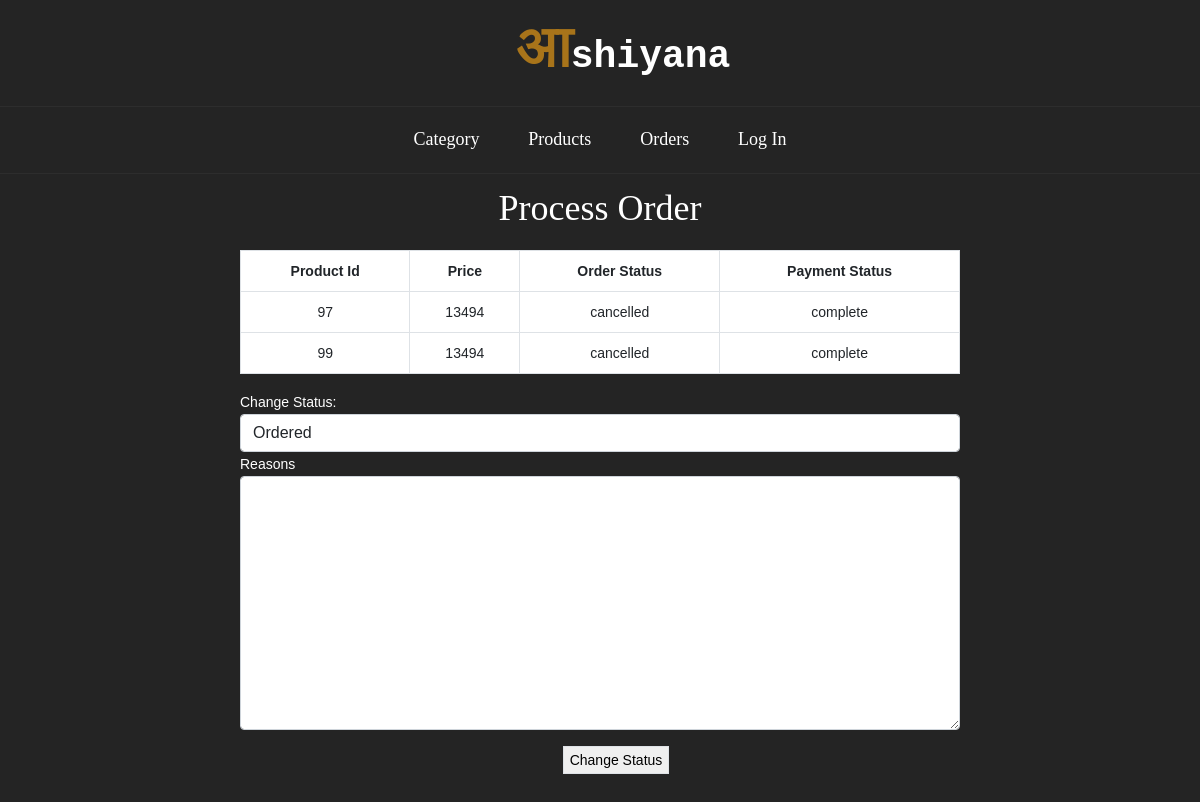
Screenshot of /admin/orderProcess.php?id=403 (signed in) with the database file from the repository.
### tables this page shows
CREATE TABLE `orders` (
  `id` int(100) NOT NULL,
  `user_id` int(100) NOT NULL,
  `total_price` bigint(100) NOT NULL,
  `order_status` varchar(20) NOT NULL,
  `placed_on` datetime NOT NULL DEFAULT current_timestamp(),
  `firstname` varchar(255) NOT NULL,
  `lastname` varchar(255) NOT NULL,
  `email` varchar(255) NOT NULL,
  `phone` bigint(11) NOT NULL,
  `address` varchar(255) NOT NULL,
  `address2` varchar(255) NOT NULL,
  `code` int(11) NOT NULL,
  `city` varchar(255) NOT NULL,
  `state` varchar(255) NOT NULL,
  `country` varchar(255) NOT NULL
);

CREATE TABLE `order_items` (
  `id` int(11) NOT NULL,
  `order_id` int(11) NOT NULL,
  `product_id` int(11) NOT NULL,
  `quantity` int(11) NOT NULL,
  `product_price` int(11) NOT NULL
);

CREATE TABLE `payment` (
  `id` int(11) NOT NULL,
  `order_id` int(255) NOT NULL,
  `fname` varchar(50) NOT NULL,
  `lname` varchar(255) NOT NULL,
  `amount` int(11) NOT NULL,
  `payment_status` varchar(50) NOT NULL,
  `payment_id` varchar(50) NOT NULL,
  `added_on` datetime NOT NULL
);

### admin/orderProcess.php (the view, shortened to what this page needs)
<!DOCTYPE html>
<html lang="en">
<head>
    <link rel="stylesheet" href="https://stackpath.bootstrapcdn.com/bootstrap/5.0.0-alpha2/css/bootstrap.min.css">
    <link rel="stylesheet" href="http://code.ionicframework.com/ionicons/2.0.1/css/ionicons.min.css">
    <link rel="stylesheet" href="https://cdnjs.cloudflare.com/ajax/libs/OwlCarousel2/2.3.4/assets/owl.carousel.min.css">
    <link rel="stylesheet" href="https://cdnjs.cloudflare.com/ajax/libs/animate.css/4.1.1/animate.min.css">
    <link rel="stylesheet" href="https://cdnjs.cloudflare.com/ajax/libs/slick-carousel/1.8.1/slick.min.css">
    <link rel="stylesheet" href="style.css">
    <link rel="stylesheet" href="style2.css">
    <link rel="stylesheet" href="responsive.css">
</head>
<body>
    <div class="home_black_version">
        <?php include('header.php') ?>
        <div class="container text-white">
            <section id="content">
                <div class="content-blog">
                    <div class="page_header text-center  py-3">
                        <h2 style="font-family:poppins;">Process Order</h2>
                    </div>
                    <form method="post">
                        <div class="container ">
                            <div class="row">
                                <div class="offset-md-2 col-md-8">
                                    <div class="billing-details">
                                        <table
                                            class="cart-table account-table table table-bordered bg-white text-dark text-center">
                                            <thead>
                                                <tr>
                                                    <th>Product Id</th>
                                                    <th>Price</th>
                                                    <th>Order Status</th>
                                                    <th>Payment Status</th>
                                                </tr>
                                            </thead>
                                            <tbody>
                                                <?php
                                                $orderId=$_GET['id'];
                                                $sql = "SELECT o.*,oi.*,p.* FROM orders o,order_items oi,payment p WHERE  oi.order_id='$orderId' AND  p.order_id='$orderId' AND o.id='$orderId'";
                                                $result = mysqli_query($conn, $sql);
                                                if (mysqli_num_rows($result) > 0) {
                                                    while ($row = mysqli_fetch_assoc($result)) {
                                                        ?>
                                                        <tr>
                                                            <td>
                                                                <?php
                                                                echo $row['product_id'];
                                                                ?>
                                                            </td>
                                                            <td>
                                                                <?php echo $row['amount']; ?>
                                                            </td>
                                                            <td>
                                                                <?php echo $row['order_status']; ?>
                                                            </td>
                                                            <td>
                                                                <?php echo $row['payment_status']; ?>
                                                            </td>
                                                        </tr>
                                                        <?php
                                                    }
                                                } else {
                                                    echo "<tr><td colspan='4'>No results found</td></tr>";
                                                }
                                                ?>
                                            </tbody>
                                        </table>
                                        <div class="form-group">
                                            <label for="sel1">Change Status:</label>
                                            <select class="form-control" name="status">
                                                <option value='Order Placed'>Ordered</option>
                                            </select>
                                        </div>
                                        <label>Reasons </label>
                                        <textarea class="form-control" name="reason" id="" cols="30"
                                            rows="10"></textarea>
                                    </div>
                                </div>
                            </div>
                        </div>
                </div>
                <div class="row">
                    <div class="col-md-12 text-center m-3 pb-5">
                        <input class="border " type="submit" name="submit" value="Change Status" class="btn">
                    </div>
                </div>
        </div>
    </div>
</body>
</html>

### style.css (style rules this page uses)
* { box-sizing: border-box; }
*, *::after, *::before { box-sizing: border-box; }
html, body { height: 100%; }
body { line-height: 24px; font-size: 14px; font-style: normal; font-weight: 400; visibility: visible; font-family: "Poppins", sans-serif; color: #5a5a5a; }
h1, h2, h3, h4, h5, h6 { font-weight: 400; margin-top: 0; font-family: "Baloo 2", cursive; }
h2 { font-size: 36px; line-height: 36px; }
a, button, img, input, span { transition: all 0.3s ease 0s; }
button, input[type="submit"] { cursor: pointer; }
.home_black_version { background: #242424; }

### rows the page displays
orders: order_items.product_id "97", payment.amount "13494", order_status "cancelled", payment.payment_status "complete", order_items.product_id "99"
